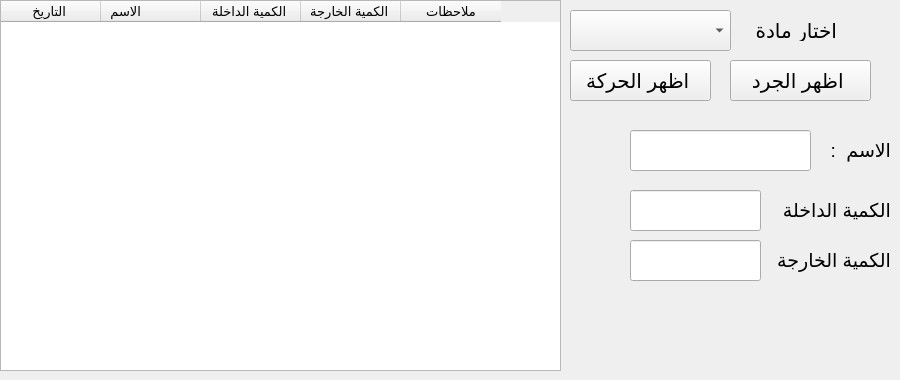
    <widget class="QWidget" name="tab_3">
     <attribute name="title">
      <string>جرد مادة </string>
     </attribute>
     <widget class="QPushButton" name="btn_update">
      <property name="geometry">
       <rect>
        <x>570</x>
        <y>60</y>
        <width>141</width>
        <height>41</height>
       </rect>
      </property>
      <property name="font">
       <font>
        <pointsize>15</pointsize>
       </font>
      </property>
      <property name="text">
       <string>اظهر الحركة </string>
      </property>
     </widget>
     <widget class="QLabel" name="label_4">
      <property name="geometry">
       <rect>
        <x>810</x>
        <y>130</y>
        <width>81</width>
        <height>41</height>
       </rect>
      </property>
      <property name="font">
       <font>
        <pointsize>14</pointsize>
       </font>
      </property>
      <property name="text">
       <string>الاسم  :</string>
      </property>
     </widget>
     <widget class="QLineEdit" name="name_edit_2">
      <property name="geometry">
       <rect>
        <x>630</x>
        <y>130</y>
        <width>181</width>
        <height>41</height>
       </rect>
      </property>
      <property name="font">
       <font>
        <pointsize>16</pointsize>
       </font>
      </property>
     </widget>
     <widget class="QLabel" name="label_5">
      <property name="geometry">
       <rect>
        <x>760</x>
        <y>240</y>
        <width>131</width>
        <height>41</height>
       </rect>
      </property>
      <property name="font">
       <font>
        <pointsize>14</pointsize>
       </font>
      </property>
      <property name="text">
       <string>الكمية الخارجة </string>
      </property>
     </widget>
     <widget class="QLabel" name="label_6">
      <property name="geometry">
       <rect>
        <x>770</x>
        <y>190</y>
        <width>121</width>
        <height>41</height>
       </rect>
      </property>
      <property name="font">
       <font>
        <pointsize>14</pointsize>
       </font>
      </property>
      <property name="text">
       <string>الكمية الداخلة </string>
      </property>
     </widget>
     <widget class="QLineEdit" name="unit_edit_2">
      <property name="geometry">
       <rect>
        <x>630</x>
        <y>240</y>
        <width>131</width>
        <height>41</height>
       </rect>
      </property>
      <property name="font">
       <font>
        <pointsize>16</pointsize>
       </font>
      </property>
     </widget>
     <widget class="QLineEdit" name="quantity_edit_2">
      <property name="geometry">
       <rect>
        <x>630</x>
        <y>190</y>
        <width>131</width>
        <height>41</height>
       </rect>
      </property>
      <property name="font">
       <font>
        <pointsize>16</pointsize>
       </font>
      </property>
     </widget>
     <widget class="QComboBox" name="search_combo">
      <property name="geometry">
       <rect>
        <x>570</x>
        <y>10</y>
        <width>161</width>
        <height>41</height>
       </rect>
      </property>
      <property name="font">
       <font>
        <pointsize>16</pointsize>
       </font>
      </property>
     </widget>
     <widget class="QPushButton" name="btn_search">
      <property name="geometry">
       <rect>
        <x>730</x>
        <y>60</y>
        <width>141</width>
        <height>41</height>
       </rect>
      </property>
      <property name="font">
       <font>
        <pointsize>15</pointsize>
       </font>
      </property>
      <property name="text">
       <string>اظهر الجرد </string>
      </property>
     </widget>
     <widget class="QTableWidget" name="table_2">
      <property name="geometry">
       <rect>
        <x>0</x>
        <y>0</y>
        <width>561</width>
        <height>371</height>
       </rect>
      </property>
      <property name="font">
       <font>
        <pointsize>10</pointsize>
       </font>
      </property>
      <column>
       <property name="text">
        <string>التاريخ </string>
       </property>
      </column>
      <column>
       <property name="text">
        <string>الاسم              </string>
       </property>
      </column>
      <column>
       <property name="text">
        <string>الكمية الداخلة </string>
       </property>
      </column>
      <column>
       <property name="text">
        <string>الكمية الخارجة </string>
       </property>
      </column>
      <column>
       <property name="text">
        <string>ملاحظات</string>
       </property>
      </column>
     </widget>
     <widget class="QLabel" name="label_7">
      <property name="geometry">
       <rect>
        <x>736</x>
        <y>20</y>
        <width>101</width>
        <height>21</height>
       </rect>
      </property>
      <property name="font">
       <font>
        <pointsize>15</pointsize>
       </font>
      </property>
      <property name="text">
       <string>اختار مادة </string>
      </property>
     </widget>
    </widget>
